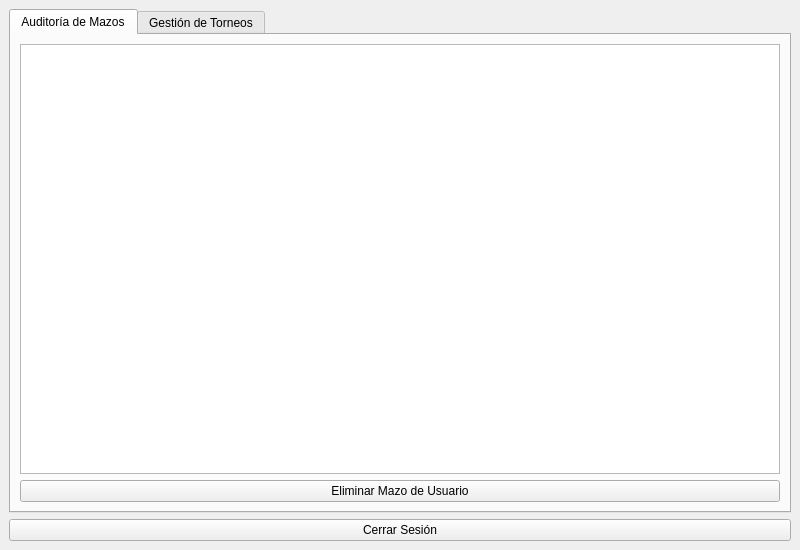
<?xml version="1.0" encoding="UTF-8"?>
<ui version="4.0">
 <class>MenuModerador</class>
 <widget class="QMainWindow" name="MenuModerador">
  <property name="geometry">
   <rect>
    <x>0</x>
    <y>0</y>
    <width>800</width>
    <height>550</height>
   </rect>
  </property>
  <property name="windowTitle">
   <string>Paladex - Panel de Moderación</string>
  </property>
  <widget class="QWidget" name="centralwidget">
   <layout class="QVBoxLayout" name="verticalLayoutPrincipal">
    <item>
     <widget class="QTabWidget" name="tabWidget">
      <widget class="QWidget" name="tabMazos">
       <attribute name="title">
        <string>Auditoría de Mazos</string>
       </attribute>
       <layout class="QVBoxLayout" name="verticalLayoutMazos">
        <item>
         <widget class="QListWidget" name="listMazosGlobal"/>
        </item>
        <item>
         <widget class="QPushButton" name="btnEliminarMazoGlobal">
          <property name="text">
           <string>Eliminar Mazo de Usuario</string>
          </property>
         </widget>
        </item>
       </layout>
      </widget>
      <widget class="QWidget" name="tabTorneos">
       <attribute name="title">
        <string>Gestión de Torneos</string>
       </attribute>
       <layout class="QHBoxLayout" name="horizontalLayoutTorneos">
        <item>
         <layout class="QVBoxLayout" name="verticalLayoutTorneosLista">
          <item>
           <widget class="QLabel" name="lblTorneos">
            <property name="text">
             <string>Torneos:</string>
            </property>
           </widget>
          </item>
          <item>
           <widget class="QListWidget" name="listTorneosMod"/>
          </item>
          <item>
           <widget class="QPushButton" name="btnEliminarTorneo">
            <property name="text">
             <string>Eliminar Torneo Seleccionado</string>
            </property>
           </widget>
          </item>
         </layout>
        </item>
        <item>
         <layout class="QVBoxLayout" name="verticalLayoutParticipantes">
          <item>
           <widget class="QLabel" name="lblParticipantes">
            <property name="text">
             <string>Participantes Inscritos:</string>
            </property>
           </widget>
          </item>
          <item>
           <widget class="QListWidget" name="listParticipantes"/>
          </item>
          <item>
           <widget class="QPushButton" name="btnEliminarParticipante">
            <property name="text">
             <string>Expulsar Participante</string>
            </property>
           </widget>
          </item>
         </layout>
        </item>
        <item>
         <widget class="QGroupBox" name="groupNuevoTorneo">
          <property name="title">
           <string>Añadir Nuevo Torneo</string>
          </property>
          <layout class="QFormLayout" name="formLayoutTorneo">
           <item row="0" column="0">
            <widget class="QLabel" name="lblNom">
             <property name="text">
              <string>Nombre:</string>
             </property>
            </widget>
           </item>
           <item row="0" column="1">
            <widget class="QLineEdit" name="txtNombreTorneo"/>
           </item>
           <item row="1" column="0">
            <widget class="QLabel" name="lblUb">
             <property name="text">
              <string>Ubicación:</string>
             </property>
            </widget>
           </item>
           <item row="1" column="1">
            <widget class="QLineEdit" name="txtUbicacionTorneo"/>
           </item>
           <item row="2" column="0">
            <widget class="QLabel" name="lblDesc">
             <property name="text">
              <string>Descripción:</string>
             </property>
            </widget>
           </item>
           <item row="2" column="1">
            <widget class="QLineEdit" name="txtDescTorneo"/>
           </item>
           <item row="3" column="0">
            <widget class="QLabel" name="lblReg">
             <property name="text">
              <string>Reglas:</string>
             </property>
            </widget>
           </item>
           <item row="3" column="1">
            <widget class="QLineEdit" name="txtReglasTorneo"/>
           </item>
           <item row="4" column="1">
            <widget class="QPushButton" name="btnGuardarTorneo">
             <property name="text">
              <string>Crear Torneo</string>
             </property>
            </widget>
           </item>
          </layout>
         </widget>
        </item>
       </layout>
      </widget>
     </widget>
    </item>
    <item>
     <widget class="QPushButton" name="btnCerrarSesionMod">
      <property name="text">
       <string>Cerrar Sesión</string>
      </property>
     </widget>
    </item>
   </layout>
  </widget>
 </widget>
</ui>
